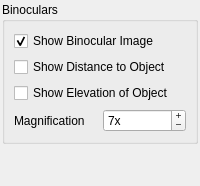
       <widget class="QWidget" name="mPreferencesToolsTab" >
        <attribute name="title" >
         <string>Tools</string>
        </attribute>
        <layout class="QVBoxLayout" >
         <property name="spacing" >
          <number>2</number>
         </property>
         <property name="margin" >
          <number>2</number>
         </property>
         <item>
          <widget class="QGroupBox" name="mToolsBinocularGroupBox" >
           <property name="title" >
            <string>Binoculars</string>
           </property>
           <layout class="QGridLayout" >
            <item row="0" column="0" colspan="2" >
             <widget class="QCheckBox" name="mToolsShowBinocularImageCheckBox" >
              <property name="toolTip" >
               <string>Selects whether or not to render the binocular reticle. </string>
              </property>
              <property name="text" >
               <string>Show Binocular Image</string>
              </property>
              <property name="checked" >
               <bool>true</bool>
              </property>
             </widget>
            </item>
            <item row="1" column="0" colspan="2" >
             <widget class="QCheckBox" name="mToolsShowDistanceToObjectCheckBox" >
              <property name="toolTip" >
               <string>Select to show the distance to the object in front of the camera's eyepoint. </string>
              </property>
              <property name="text" >
               <string>Show Distance to Object</string>
              </property>
             </widget>
            </item>
            <item row="2" column="0" colspan="2" >
             <widget class="QCheckBox" name="mToolsShowElevationOfObjectCheckBox" >
              <property name="toolTip" >
               <string>Select this to print the elevation of the object being viewed by binoculars</string>
              </property>
              <property name="text" >
               <string>Show Elevation of Object</string>
              </property>
             </widget>
            </item>
            <item row="3" column="0" >
             <widget class="QLabel" name="mToolsMagnificationLabel" >
              <property name="toolTip" >
               <string>Select the magnification of the binoculars. The greater the magnification, the farther in they zoom. 7x is miliary standard issue. </string>
              </property>
              <property name="text" >
               <string>Magnification</string>
              </property>
              <property name="buddy" >
               <cstring>mToolsMagnificationSpinBox</cstring>
              </property>
             </widget>
            </item>
            <item row="3" column="1" >
             <widget class="QSpinBox" name="mToolsMagnificationSpinBox" >
              <property name="toolTip" >
               <string>This selects the magnification of the binoculars</string>
              </property>
              <property name="buttonSymbols" >
               <enum>QAbstractSpinBox::PlusMinus</enum>
              </property>
              <property name="specialValueText" >
               <string>x</string>
              </property>
              <property name="suffix" >
               <string>x</string>
              </property>
              <property name="minimum" >
               <number>1</number>
              </property>
              <property name="maximum" >
               <number>25</number>
              </property>
              <property name="value" >
               <number>7</number>
              </property>
             </widget>
            </item>
           </layout>
          </widget>
         </item>
         <item>
          <spacer>
           <property name="orientation" >
            <enum>Qt::Vertical</enum>
           </property>
           <property name="sizeHint" stdset="0" >
            <size>
             <width>20</width>
             <height>40</height>
            </size>
           </property>
          </spacer>
         </item>
        </layout>
       </widget>
